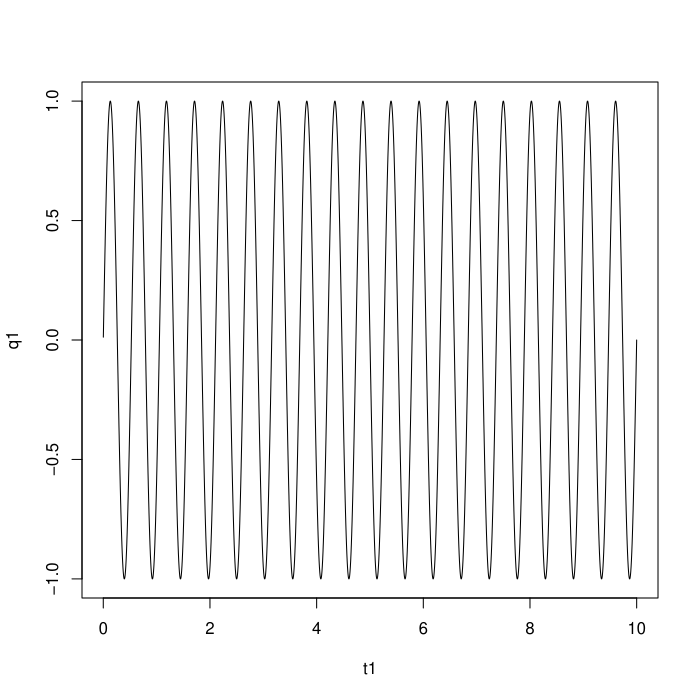

Here is the R script that generated this plot:
####################################################################

############		Jake Graham			############
############		 DSP Lab 2			############

####################################################################
library(R.matlab)

###	Q1
	## Funciton for the signal, taks time (s) and returns amplitude
s1 <-function(t){
	out <- sin(1.9*2*pi*t)
	return(out);
}
step1 <- 10/10000
sf1 <- 1/step1
nq1 <- sf1*2
t1 <- seq(step1, 10, step1)
q1 <- s1(t1)
plot(t1, q1, type = "l")
system("mv Rplots.pdf GRAHAM_LAB_2.pdf")
print(paste("Nyquist Frequency =", nq1, " Hz"))

###	Q2
step2 <- step1*50
sf2 <- 1/step2
nq2 <-sf2*2
t2 <- seq(step2, 10, step2)
q2 <- s1(t2)
plot(t2, q2, type = "l") 
print(paste("Nyquist Frequency =", nq2, "Hz & Sample Frequency = 1.9 Hz"))

###	Q3
step3 <- step1*500
sf3 <- 1/step3
nq3 <- sf3/2
t3 <- seq(step3, 10, step3)
q3 <- s1(t3)
plot(t3, q3, type = "l")
print(paste("Nyquist Frequency =", nq3, "Hz"))
print("Aliased Frequency ~ 0.1 Hz")

###	Q4
step4 <- step1*476
sf4 <- 1/step4
nq4 <- sf4/2
t4 <- seq(step4, 10, step4)
q4 <- s1(t4)
plot(t4, q4, type = "l")
print(paste("Nyquist Frequency =", nq4, "Hz and Aliased Frequency ~ 0.2 Hz"))

###	Q5

	# Function to calculate aliasing frequency from sample frequency. If nyquist freqeuncy
	# is greater than signal frequency returns "no aliasing", otherwise returns alias 
	# frequency in Hertz 
FalSample <- function(F,Fs){
	SpC <- Fs/F
	Ny <- Fs/2
	if(Fs/F > 2){
		Fa <- NA		
	} else {
		Fa <- abs(F - (floor(Fs/F)*Fs) )
	}
	DFO <- cbind(F,Fs,Ny,Fa)
	colnames(DFO) <- c("SigFreq","SmplFreq","NyquistFreq","AliasFreq")
	return(DFO)
}
	# Function to calculate aliasing frequency from nyquist frequency. If nyquist freqeuncy
	# is greater than signal frequency returns "no aliasing", otherwise returns alias 
	# frequency in Hertz
FalNyq <- function(F,Ny){
	Fs <- Ny*2	
	SpC <- Fs/F
	if(Fs/F > 2){
		Fa <- NA
	} else {
		Fa <- abs(F - (floor(Fs/F)*Fs) )
	}
	DFO <- cbind(F,Fs,Ny,Fa)
	colnames(DFO) <- c("SigFreq","SmplFreq","NyquistFreq","AliasFreq")
	return(DFO)
}

# test on sampling frequencies from questions 1 - 4
FalSample(1.9,sf1)
FalSample(1.9,sf2)
FalSample(1.9,sf3)
FalSample(1.9,sf4)

FalNyq(1.9,nq1)
FalNyq(1.9,nq2)
FalNyq(1.9,nq3)
FalNyq(1.9,nq4)


############		Part 2

###	Q1
whis <- readMat("~/Downloads/whistle.mat")
str(whis) 
whis$Y[1:10]
whis$Fs[1]
plot(1:length(whis$Y),whis$Y)
